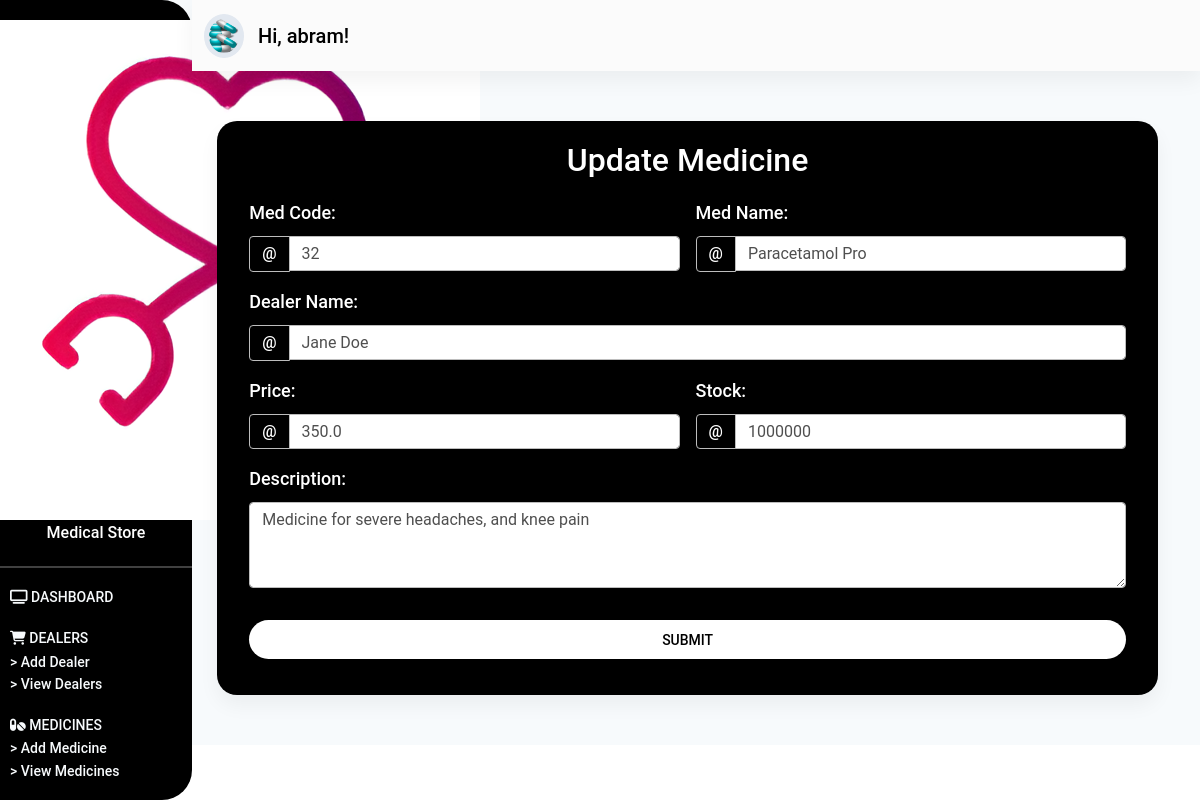
The app's page /medicines/update-medicine/1/ (signed in) with its own data.
### store/models.py (models this page shows, shortened)
class Medicine(models.Model):
    med_code = models.IntegerField()
    med_name = models.CharField(max_length=50)
    dealer_name = models.ForeignKey(Dealer, on_delete=models.CASCADE)
    price = models.FloatField()
    stock = models.IntegerField()
    description = models.TextField()

### store/views.py (the view, shortened to what this page needs)
# urls.py: path('medicines/update-medicine/<int:pk>/', update_medicine, name="update-medicine"),
@login_required(login_url="/login/")
def update_medicine(request, pk):
    medicine = Medicine.objects.get(id=pk)
    form = UpdateMedicineForm(instance=medicine)
    context = {
        "form": form,
    }
    return render(request, "store/update-medicine.html", context)

### store/models.py (called while the page is built)
    def __str__(self):
        return f"{self.fname} {self.lname}"

### store/templates/store/update-medicine.html (shortened to what this page needs)
{% extends 'store/base.html' %}
{% load static %}
{% block content %}
    <section id="dashboard_section" class="dashboard_section">
        {% include "store/_dashboard-admin.html" %}
        <div class="container-fluid">
            <div class="add_dealer">
                <div class="medicine__card card">
                    <p class="h2">
                        Update Medicine
                    </p>
                    <div class="add__dealer__form">
                        <div class="container">
                            <form class="row g-3 needs-validation" method="POST">
                                <div class="col-md-6">
                                    <label for="validationCustomMedCode" class="form-label">
                                        Med Code:
                                    </label>
                                    <div class="input-group">
                                        <span class="input-group-text" id="inputGroupPrepend">@</span>
                                        {{ form.med_code }}
                                    </div>
                                </div>
                                <div class="col-md-6">
                                    <label for="validationCustomMedName" class="form-label">
                                        Med Name:
                                    </label>
                                    <div class="input-group">
                                        <span class="input-group-text" id="inputGroupPrepend">@</span>
                                        {{ form.med_name }}
                                    </div>
                                </div>
                                <div class="col-md-12">
                                    <label for="validationCustomDealerName" class="form-label">
                                        Dealer Name:
                                    </label>
                                    <div class="input-group">
                                        <span class="input-group-text" id="inputGroupPrepend">@</span>
                                        {{ form.dealer_name }}
                                    </div>
                                </div>
                                <div class="col-md-6">
                                    <label for="validationCustomPrice" class="form-label">
                                        Price:
                                    </label>
                                    <div class="input-group">
                                        <span class="input-group-text" id="inputGroupPrepend">@</span>
                                        {{ form.price }}
                                    </div>
                                </div>
                                <div class="col-md-6">
                                    <label for="validationCustomStock" class="form-label">
                                        Stock:
                                    </label>
                                    <div class="input-group">
                                        <span class="input-group-text" id="inputGroupPrepend">@</span>
                                        {{ form.stock }}
                                    </div>
                                </div>
                                <div class="col-md-12">
                                    <div class="form-group">
                                        <label for="validationAddress" class="form-label">
                                            Description:
                                        </label>
                                        {{ form.description }}
                                    </div>
                                </div>
                                <div class="col-12 pt-3">
                                    <div class="col-12 pb-3">
                                        <button class="btn btn-block login-button" type="submit">
                                            Submit
                                        </button>
                                    </div>
                                </div>
                            </form>
                        </div>
                    </div>
                </div>
            </div>
        </div>
    </section>
{% endblock content %}

### store/templates/store/_dashboard-admin.html (shortened to what this page needs)
{% load static %}
<div class="dashboard_header" id="sidebarToggleButton">
    <div class="dasboard_sidebar">
        <nav class="sidenav_bar sidenav-d-none" id="sideNavBar">
            <div class="dashboard_logo">
                <div class="logo_flex">
                    <span class="text">
                        Medical Store
                    </span>
                </div>
            </div>
            <hr class="hr_sidenav">
            <div class="sidebar_main">
                <ul class="sidebar">
                    <li class="sidebar_item">
                        <a href="{% url 'store:dashboard-admin' %}" class="item_link">
                            <i class="fa fa-television" aria-hidden="true"></i>
                            <span class="item_text sidebar_active">
                                Dashboard
                            </span>
                        </a>
                    </li>
                    <li class="sidebar_item">
                        <a class="item_link" id="dealerID">
                            <i class="fa fa-shopping-cart" aria-hidden="true"></i>
                            <span class="item_text">
                                Dealers
                            </span>
                        </a>
                        <div class="dealer__items" id="dealerItems">
                            <a href="{% url "store:add-dealer" %}" class="dealer__item">
                                > Add Dealer
                            </a>
                            <a href="{% url "store:view-dealers" %}" class="dealer__item">
                                > View Dealers
                            </a>
                        </div>
                    </li>
                    <li class="sidebar_item">
                        <a class="item_link" id="medicineID">
                            <i class="fas fa-pills    "></i>
                            <span class="item_text">
                                Medicines
                            </span>
                        </a>
                        <div class="medicine__items" id="medicineItems">
                            <a href="{% url 'store:add-medicine' %}" class="dealer__item">
                                > Add Medicine
                            </a>
                            <a href="{% url 'store:view-medicines' %}" class="dealer__item">
                                > View Medicines
                            </a>
                        </div>
                    </li>
                </ul>
            </div>
        </nav>
    </div>
    <div class="dashboard_navbar" id=mainNavBar>
        <nav class="navbar navbar-expand-sm navbar-light bg-light sticky-top">
            <div class="container-fluid">
                <a class="navbar-brand nav_image" href="#">
                    <img src="{% static 'images/medicine.png' %}" alt="" class="img-responsive">
                    <span class="nav_span" style="font-weight: 550;">
                        Hi, {{ request.user.username }}!
                    </span>
                </a>
            </div>
        </nav>
    </div>
</div>

### store/static/css/styles.css (style rules this page uses)
* { margin: 0%; padding: 0%; box-sizing: border-box; }
label.form-label { color: #fff !important; font-size: 18px; font-weight: 550; }
span.input-group-text { color: #fff !important; font-weight: 550; }
button.login-button { background-color: #fff; border-radius: 20px; font-size: 14px; font-weight: 550; color: #000 !important; }
a.nav_image img { width: 40px; background-color: #e2e8f0; padding: 5px; color: #000 !important; border-radius: 50%; }
span.nav_span { font-weight: 550; color: #000; margin-left: 10px; }
span.sidebar_active { font-weight: 550; }
div.dashboard_navbar { margin-left: 12rem; }
nav.sidenav_bar { width: 12rem; height: 100%; padding-bottom: 50px; position: fixed; background: #000; border-radius: 0px 30px 30px 0px; }
div.dashboard_logo { margin-top: 20px; margin-bottom: 20px; text-align: center; }
div.dashboard_logo span.text { color: #fff !important; font-weight: 550; }
hr.hr_sidenav { background-color: #fff; height: 2px; }
ul.sidebar { list-style: none; padding: 0; margin: 0; display: flex; flex-direction: column; align-items: flex-start; margin-left: 10px; }
li.sidebar_item { margin-bottom: 1rem; }
li.sidebar_item a { color: #f7fafc; font-size: 14px; font-weight: 500; }
li.sidebar_item span.item_text { text-transform: uppercase; }
div.dealer__items, div.medicine__items, div.employee__items, div.customer__items, div.purchase__items { display: flex; flex-direction: column; }
a.dealer__item { color: #f7fafc; font-size: 14px; }
section.dashboard_section { --bg-opacity: 1; background-color: #f7fafc; background-size: contain; }
div.add_dealer { margin-top: 50px; padding-bottom: 50px; }
div.dealer__card, div.medicine__card, div.employee__card, div.customer__card, div.purchase__card, div.confirm__card { padding: 20px; background-color: #000; width: 80%; margin: auto; margin-right: 30px; border-radius: 20px; }
div.dealer__card p.h2, div.medicine__card p.h2, div.employee__card p.h2, div.customer__card p.h2, div.purchase__card p.h2, div.confirm__card p.h2 { text-align: center; color: #fff; margin-bottom: 20px; font-weight: 550; }

### records on screen
Medicine: med_code "32", med_name "Paracetamol Pro", dealer_name "Jane Doe", price "350.0", stock "1000000", description "Medicine for severe headaches, and knee pain"

### other values on screen
{{ request.user.username }} "abram"
